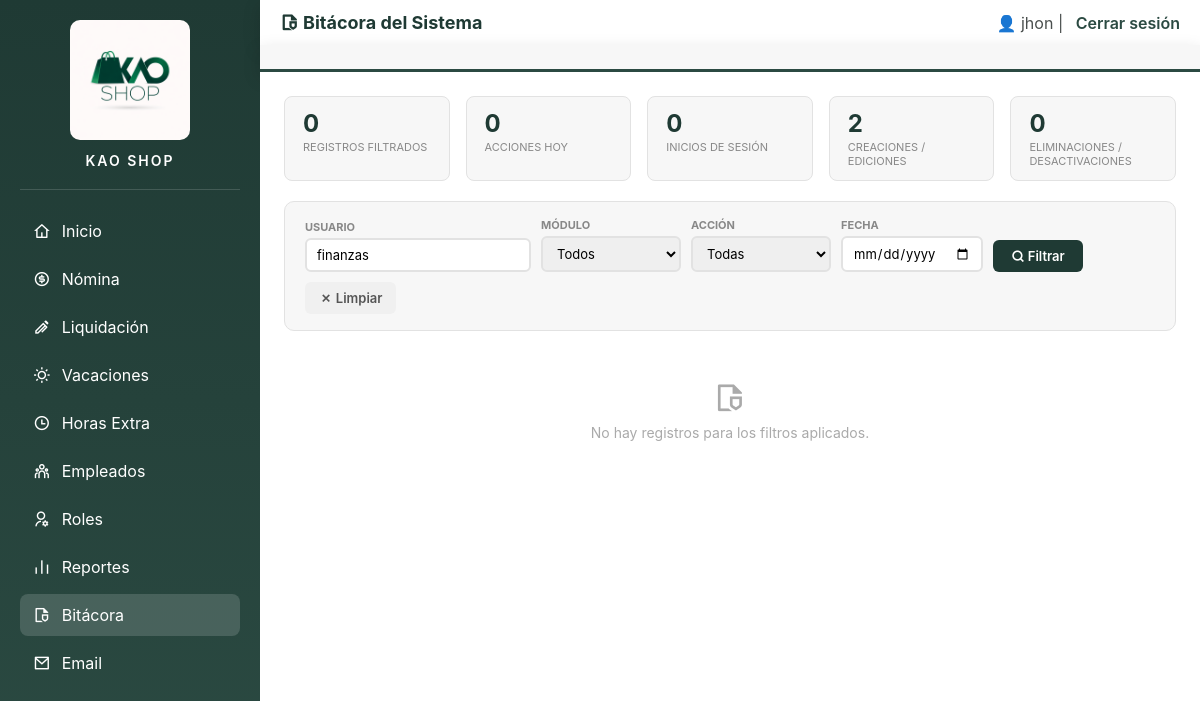
The page /PHP/bitacora.php?usuario=finanzas (signed in) on the database as committed earlier.
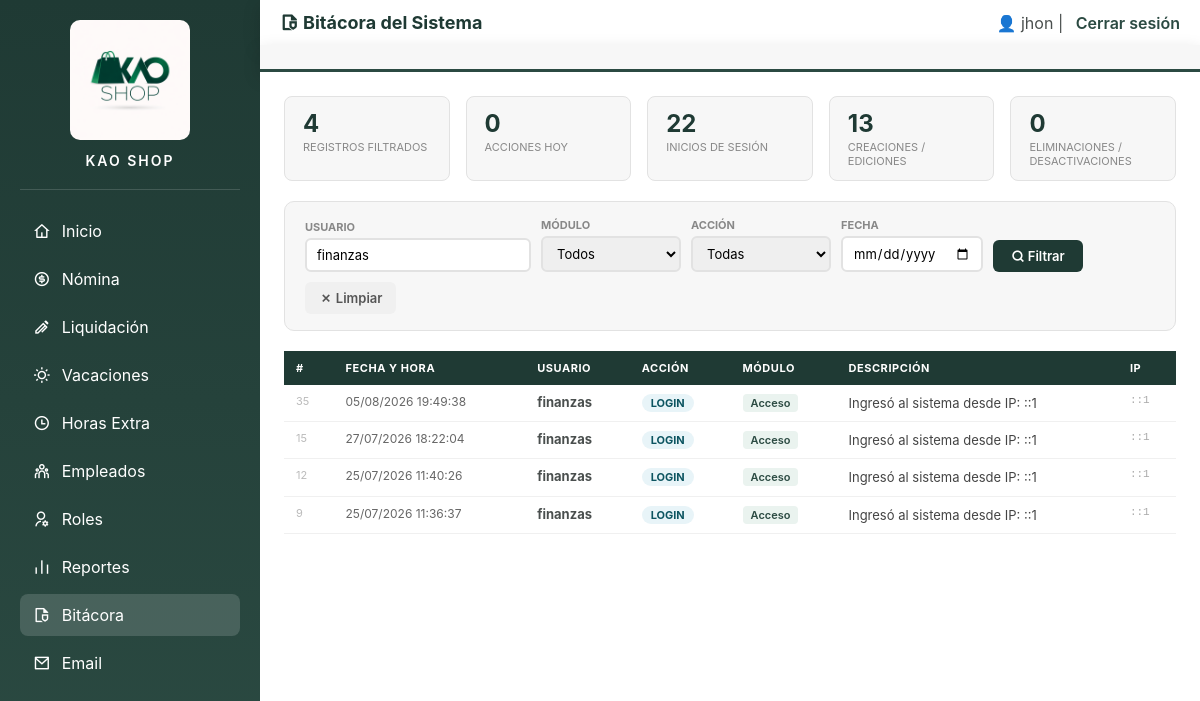
The same page on the database as committed later.
### tables this page shows
CREATE TABLE `auditoria` (
  `id` int(11) NOT NULL,
  `usuario` varchar(100) NOT NULL,
  `cargo_id` int(11) NOT NULL,
  `accion` varchar(50) NOT NULL,
  `modulo` varchar(80) NOT NULL,
  `descripcion` text NOT NULL,
  `ip` varchar(45) NOT NULL,
  `fecha` datetime NOT NULL DEFAULT current_timestamp()
);

### PHP/seguridad.php (called while the page is built, shortened)
<?php
function puedeVerBitacora(){     return $_SESSION['cargo_id'] == 1; }

### PHP/bitacora.php (the view, shortened to what the changed rows need)
<?php
include("seguridad.php");
include("db.php");
$filtro_usuario = isset($_GET['usuario']) ? mysqli_real_escape_string($conexion, $_GET['usuario']) : '';
$filtro_modulo  = isset($_GET['modulo'])  ? mysqli_real_escape_string($conexion, $_GET['modulo'])  : '';
$filtro_accion  = isset($_GET['accion'])  ? mysqli_real_escape_string($conexion, $_GET['accion'])  : '';
$filtro_fecha   = isset($_GET['fecha'])   ? mysqli_real_escape_string($conexion, $_GET['fecha'])   : '';
$where = "WHERE 1=1";
if ($filtro_usuario) $where .= " AND usuario LIKE '%$filtro_usuario%'";
$registros = mysqli_fetch_all(mysqli_query($conexion,
    "SELECT * FROM auditoria $where ORDER BY fecha DESC LIMIT 300"
), MYSQLI_ASSOC);
$total = mysqli_fetch_assoc(mysqli_query($conexion,
    "SELECT COUNT(*) as total FROM auditoria $where"
))['total'];
?>
<!DOCTYPE html>
<html lang="es">
<head>
<link rel="stylesheet" href="../css/administrador.css">
<link href="https://cdn.jsdelivr.net/npm/remixicon@4.2.0/fonts/remixicon.css" rel="stylesheet">
</head>
<body>
<div class="main">
    <header>
        <h2><i class="ri-file-shield-2-line"></i> Bitácora del Sistema</h2>
    </header>
    <div class="contenido">
        <?php
        $total_login  = mysqli_fetch_assoc(mysqli_query($conexion, "SELECT COUNT(*) as t FROM auditoria WHERE accion = 'LOGIN'"))['t'];
        $total_editar = mysqli_fetch_assoc(mysqli_query($conexion, "SELECT COUNT(*) as t FROM auditoria WHERE accion IN ('EDITAR','CREAR')"))['t'];
        ?>
        <div class="resumen">
            <div class="resumen-card">
                <div class="num"><?= $total ?></div>
                <div class="lbl">Registros filtrados</div>
            </div>
            <div class="resumen-card">
            </div>
            <div class="resumen-card">
                <div class="num"><?= $total_login ?></div>
                <div class="lbl">Inicios de sesión</div>
            </div>
            <div class="resumen-card">
                <div class="num"><?= $total_editar ?></div>
                <div class="lbl">Creaciones / Ediciones</div>
            </div>
            <div class="resumen-card">
            </div>
        </div>
        <form method="GET" class="filtros">
            <div class="filtro-group">
            </div>
            <div class="filtro-group">
            </div>
            <div class="filtro-group">
            </div>
            <div class="filtro-group">
            </div>
            <button type="submit" class="btn-filtro"><i class="ri-search-line"></i> Filtrar</button>
            <?php if (puedeVerBitacora()): ?>
            <a href="bitacora.php" class="btn-limpiar"><i class="ri-close-line"></i> Limpiar</a>
            <?php endif; ?>
        </form>
        <?php if (!empty($registros)): ?>
        <table>
            <tr>
                <th>#</th>
                <th>Fecha y hora</th>
                <th>Usuario</th>
                <th>Acción</th>
                <th>Módulo</th>
                <th>Descripción</th>
                <th>IP</th>
            </tr>
            <?php foreach ($registros as $r): ?>
            <tr>
                <td style="color:#bbb; font-size:11px;"><?= $r['id'] ?></td>
                <td class="fecha-cell"><?= date('d/m/Y H:i:s', strtotime($r['fecha'])) ?></td>
                <td><strong><?= htmlspecialchars($r['usuario']) ?></strong></td>
                <td>
                    <span class="badge-accion ac-<?= $r['accion'] ?>">
                        <?= $r['accion'] ?>
                    </span>
                </td>
                <td><span class="modulo-tag"><?= htmlspecialchars($r['modulo']) ?></span></td>
                <td class="desc-cell"><?= htmlspecialchars($r['descripcion']) ?></td>
                <td class="ip-cell"><?= htmlspecialchars($r['ip']) ?></td>
            </tr>
            <?php endforeach; ?>
        </table>
        <?php else: ?>
            <div class="sin-datos">
                <i class="ri-file-shield-2-line" style="font-size:32px; display:block; margin-bottom:8px;"></i>
                No hay registros<?= ($filtro_usuario || $filtro_modulo || $filtro_accion || $filtro_fecha) ? ' para los filtros aplicados' : ' en la bitácora aún' ?>.
            </div>
        <?php endif; ?>
    </div>
</div>
</body>
</html>

Rows that differ between the two databases and show on the page:
added auditoria: id "35", fecha "05/08/2026 19:49:38", usuario "finanzas", accion "LOGIN", modulo "Acceso", descripcion "Ingresó al sistema desde IP: ::1", ip "::1"
added auditoria: id "15", fecha "27/07/2026 18:22:04", usuario "finanzas", accion "LOGIN", modulo "Acceso", descripcion "Ingresó al sistema desde IP: ::1", ip "::1"
added auditoria: id "12", fecha "25/07/2026 11:40:26", usuario "finanzas", accion "LOGIN", modulo "Acceso", descripcion "Ingresó al sistema desde IP: ::1", ip "::1"
added auditoria: id "9", fecha "25/07/2026 11:36:37", usuario "finanzas", accion "LOGIN", modulo "Acceso", descripcion "Ingresó al sistema desde IP: ::1", ip "::1"
Other text that changed with them:
$total: "0" → "4"
$total_login: "0" → "22"
$total_editar: "2" → "13"
text no longer shown: "No hay registros para los filtros aplicados ."
text now shown: "# FECHA Y HORA USUARIO ACCIÓN MÓDULO DESCRIPCIÓN IP"
